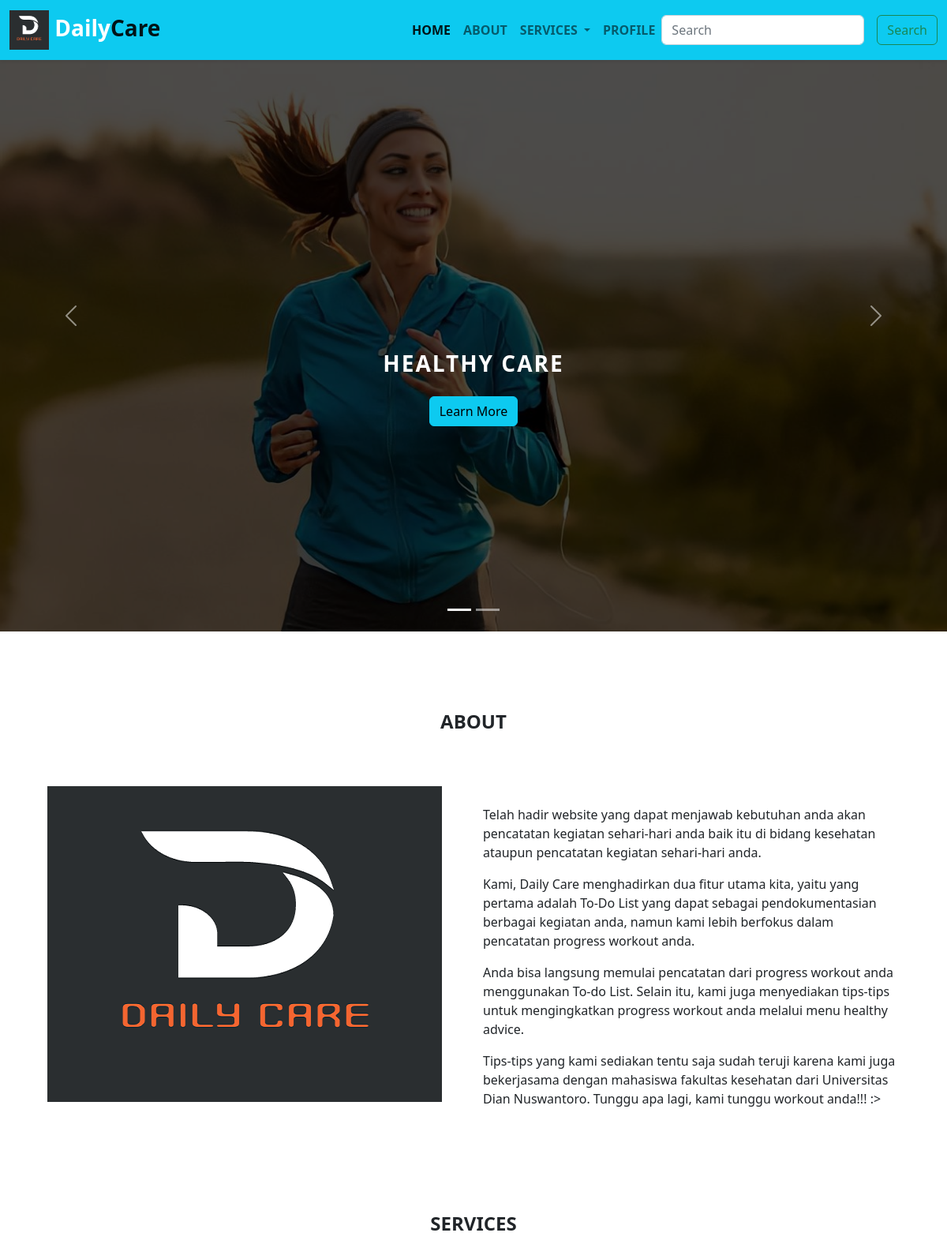
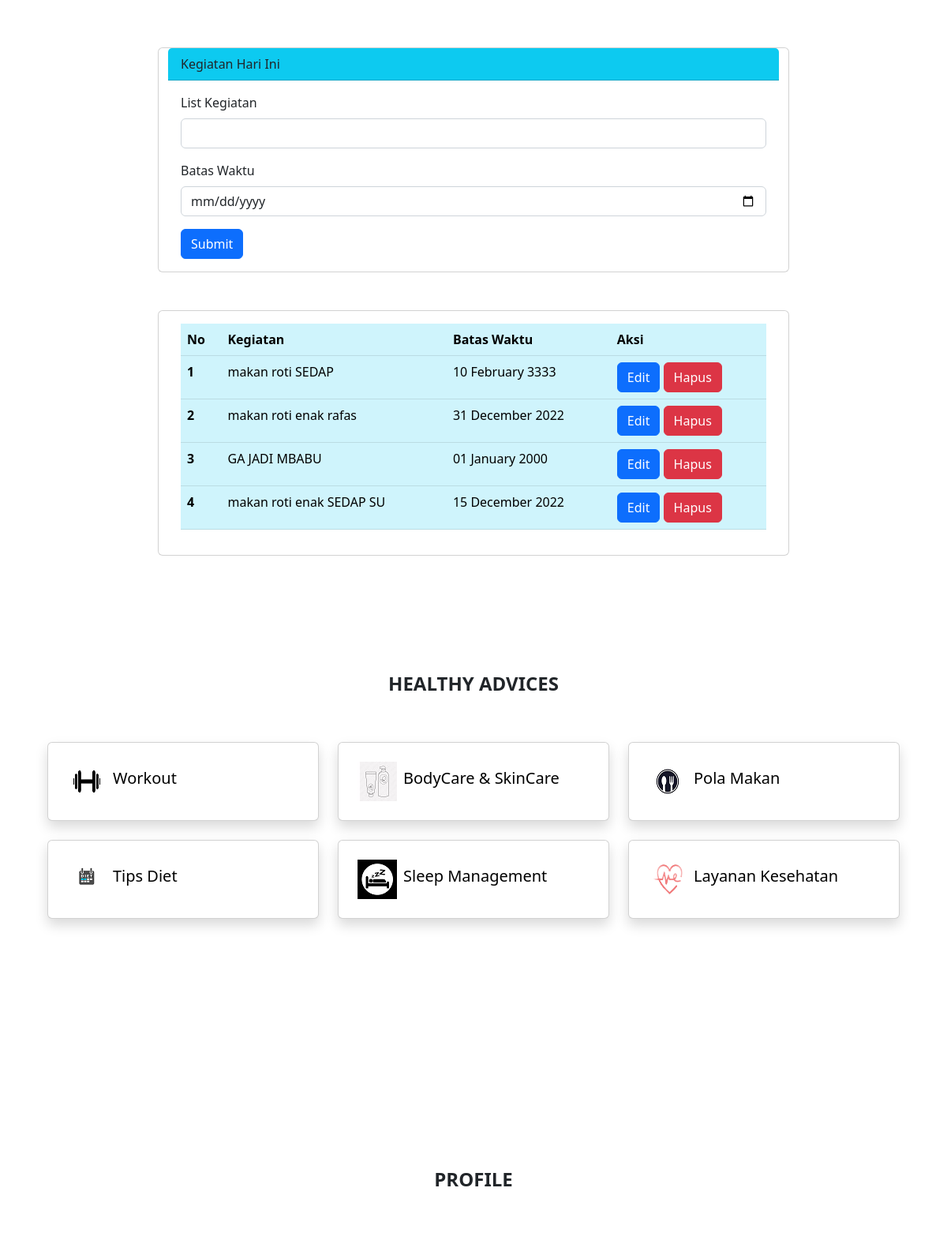
The page / (upper part) on the database its author committed (2 pictures, top to bottom).
### tables this page shows
CREATE TABLE `kegiatan_prima` (
  `id_kegiatan` int(11) NOT NULL,
  `nama_kegiatan` varchar(255) NOT NULL,
  `batas_waktu` date NOT NULL
);

### function.php (called while the page is built, shortened)
<?php
function ambilData()
{
    $koneksi = koneksi();
    $sql = "SELECT * FROM kegiatan_prima";
    $result = $koneksi->query($sql);
    return $result;
}
?>

### Index.php (the view, shortened to what this page needs)
<?php
require_once __DIR__ . "/function.php";
?>
<!doctype html>
<html lang="en">
  <head>
    <link href="https://cdn.jsdelivr.net/npm/bootstrap@5.2.3/dist/css/bootstrap.min.css" rel="stylesheet">
    <link rel="stylesheet" href="style/pristel.css" >
    </head>
  <body>
    <nav class="navbar navbar-expand-lg navbar-info bg-info shadow-sm fixed-top ">
		<div class="container-fluid">
			<a class="navbar-brand fw-bold fs-3 " href="#">
                <img src="Assets/img/Daily care logo.png" alt="Logo" width="50" height="50" class="d-inline-block align-text-center">
                <span class="text-white">Daily</span>Care
              </a>
			<div class="collapse navbar-collapse" id="navbarNavAltMarkup">
				<div class="navbar-nav ms-auto mb-2 mb-lg-0">
					<ul class="navbar-nav fw-semibold">
						<li class="nav-item">
							<a class="nav-link text-uppercase fs-6 active" aria-current="page" href="#">Home</a>
						</li>
						<li class="nav-item">
							<a class="nav-link text-uppercase fs-6" href="#about">About</a>
						</li>
						<li class="nav-item dropdown">
                            <a class="nav-link dropdown-toggle text-uppercase fs-6 " href="#services" role="button" data-bs-toggle="dropdown" aria-expanded="false">
                              Services
                            </a>
                          </li>
						<li class="nav-item">
							<a class="nav-link text-uppercase fs-6" href="#profile">Profile</a>
						</li>
					</ul>
				</div>
                <form class="d-flex" role="search">
                    <input class="form-control me-3" type="search" placeholder="Search" aria-label="Search">
                    <button class="btn btn-outline-success" type="submit">Search</button>
                  </form>
			</div>
		</div>
	</nav>
    <div id="carouselExampleIndicators" class="carousel slide" data-bs-ride="carousel">
		<div class="carousel-indicators">
			<button type="button" data-bs-target="#carouselExampleIndicators" data-bs-slide-to="0" class="active"
				aria-current="true" aria-label="Slide 1"></button>
			<button type="button" data-bs-target="#carouselExampleIndicators" data-bs-slide-to="1"
				aria-label="Slide 2"></button>
		</div>
		<div class="carousel-inner">
			<div class="carousel-item active">
				<img src="assets/img/JOGG2.jpeg" class="d-block w-100" alt="...">
				<div class="carousel-caption text-white">
					<h5>Healthy Care</h5>
					<p><a href="#advices" class="btn btn-info mt-3">Learn More</a></p>
				</div>
			</div>
		</div>
		<button class="carousel-control-prev" type="button" data-bs-target="#carouselExampleIndicators"
			data-bs-slide="prev">
			<span class="carousel-control-prev-icon" aria-hidden="true"></span>
		</button>
		<button class="carousel-control-next" type="button" data-bs-target="#carouselExampleIndicators"
			data-bs-slide="next">
			<span class="carousel-control-next-icon" aria-hidden="true"></span>
		</button>
	</div>
	<div id="about" class="about p-5">
		<div class="container">
			<div class="row">
				<div class="col-12">
					<div class="text-uppercase fw-bold fs-4 text-center p-5">
						<p>About</p>
					</div>
				</div>
				<div class="col-sm-12 col-md-12 col-lg-6">
					<div class="about">
						<img src="assets/img/Daily care logo.png" alt="" class="img-fluid" >
					</div>
				</div>
				<div class="col-sm-12 col-md-12 col-lg-6 mt-4">
					<div class="about-text justify-content-">
						<p>Telah hadir website yang dapat menjawab kebutuhan anda akan pencatatan kegiatan sehari-hari
							anda baik itu di bidang kesehatan ataupun pencatatan kegiatan sehari-hari anda.
						</p>
						<p>Kami, Daily Care menghadirkan dua fitur utama kita, yaitu yang pertama adalah To-Do List
							yang dapat sebagai pendokumentasian berbagai kegiatan anda, namun kami lebih berfokus dalam
							pencatatan progress workout anda.
						</p>
						<p>Anda bisa langsung memulai pencatatan dari progress workout anda menggunakan To-do List.
							Selain itu, kami juga menyediakan tips-tips untuk mengingkatkan progress workout anda
							melalui menu healthy advice.
						 </p>
						<p>Tips-tips yang kami sediakan tentu saja sudah teruji karena kami juga bekerjasama
							dengan mahasiswa fakultas kesehatan dari Universitas Dian Nuswantoro. Tunggu apa lagi, kami tunggu
							workout anda!!! :>
						</p>
					</div>
				</div>
			</div>
		</div>
	</div>
	 <div id="todo" class="text-uppercase fw-bold fs-4 text-center p-5 mt-3" >
						<p>Services</p>
					</div>
	<div class=" container card col-md-8 mt-1 " >
        <div class="card-header bg-info ">
          Kegiatan Hari Ini
        </div>
        <div class="card-body">
			<form action="" method="post">
			<div class="mb-3">
				<label for="kegiatan_prima" class="form-label">List Kegiatan</label>
				<input type="text" name="kegiatan_prima" class="form-control"  id="kegiatan_prima" required>
			</div>
			<div class="mb-3">
  				<label for="batas_waktu" class="form-label">Batas Waktu</label>
  				<input type="date" name="batas_waktu"  class="form-control" id="batas_waktu" required>
			</div>
			<button type="submit" name="tambahData" class="btn btn-primary">Submit</button>
			</form>
		</div>
      </div>
	  <div class="container-sm card mt-5 col-md-8">
    <div class="card-body">
    <table class="table table-info table-hover">
  <thead>
    <tr>
      <th scope="col">No</th>
      <th scope="col">Kegiatan</th>
      <th scope="col">Batas Waktu</th>
      <th scope="col">Aksi</th>
    </tr>
  </thead>
  <tbody>
  <?php
  $nomer = 1;
foreach (ambilData() as $data) {
  ?>
    <tr>
      <th scope="row"><?php echo $nomer++ ?></th>
      <td><?php echo $data ['nama_kegiatan']?></td>
      <td><?php echo date("d F Y", strtotime($data ['batas_waktu'])); ?></td>
      <td>
      <a class="btn btn-primary" href="edit.php?id_kegiatan=<?php echo $data ['id_kegiatan'] ?>">Edit</a>
      <a href="?id=<?php echo $data ['id_kegiatan'] ?>" onclick="return confirm ('Apakah Anda Yakin Ingin Menghapus?')" class="btn btn-danger">Hapus</a>
      </td>
    </tr>
    <?php } ?>
</tbody>
</table>
</div>
</div>
<div id="order" class="order p-5">
	<div class="container">
		<div class="row">
			<div class="col-12">
				<div class="text-uppercase fw-bold fs-4 text-center p-3">
					<p>Healthy Advices</p>
				</div>
			</div>
			<div class="col-md-6 col-lg-4">
				<a href="workout.html" style="text-decoration: none; color: black;"><div class="card mt-4 shadow">
					<div class="card-body d-flex py-4 px-4 align-items-center">
						<img src="assets/img/Workout1bg.png" alt="...">
						<h5 class="services-title ms-2">Workout</h5>
					</div>
				</div>
				</a>
			</div>
			<div class="col-md-6 col-lg-4">
				<a href="bodycare.html" style="text-decoration: none; color: black;"><div class="card mt-4 shadow">
					<div class="card-body d-flex py-4 px-4 align-items-center">
						<img src="assets/img/BodyCare.jpg" alt="...">
						<h5 class="services-title ms-2">BodyCare & SkinCare</h5>
					</div>
				</div>
			</a>
		</div>
		<div class="col-md-6 col-lg-4">
			<a href="polamakan.html" style="text-decoration: none; color: black;"><div class="card mt-4 shadow">
				<div class="card-body d-flex py-4 px-4 align-items-center">
					<img src="assets/img/polamakanbg.png" alt="...">
					<h5 class="services-title ms-2">Pola Makan</h5>
				</div>
			</div>
		</a>
	</div>
	<div class="col-md-6 col-lg-4">
		<a href="tipsdiet.html" style="text-decoration: none; color: black;"><div class="card mt-4 shadow">
			<div class="card-body d-flex py-4 px-4 align-items-center">
				<img src="assets/img/Dietbg.png" alt="...">
				<h5 class="services-title ms-2">Tips Diet</h5>
			</div>
		</div>
	</a>
</div>
<div class="col-md-6 col-lg-4">
	<a href="sleep.html" style="text-decoration: none; color: black;"><div class="card mt-4 shadow">
		<div class="card-body d-flex py-4 px-4 align-items-center">
			<img src="assets/img/turu.jpg" alt="...">
			<h5 class="services-title ms-2">Sleep Management</h5>
		</div>
	</div>
</a>
</div>
<div class="col-md-6 col-lg-4">
	<a href="layanan.html" style="text-decoration: none; color: black;"><div class="card mt-4  shadow">
		<div class="card-body d-flex py-4 px-4 align-items-center">
			<img src="assets/img/Hatibg.png" alt="...">
			<h5 class="services-title ms-2">Layanan Kesehatan</h5>
		</div>
	</div>
</a>
</div>
</div>
</div>
</div>
<br><br><br>
<br><br><br>
<br><br>
<div  class="profile text-uppercase fw-bold fs-4 text-center p-5 mt-4" >
	<p>Profile</p>
</div>
  </body>
</html>

### Style/pristel.css (style rules this page uses)
.carousel-caption { bottom: 240px; z-index: 2; }
.carousel-caption h5 { font-weight: 700; font-size: 28px; text-transform: uppercase; letter-spacing: 2px; margin-top: 25px; }
.carousel-caption p { margin: auto; font-size: 18px; line-height: 1, 9; }
.carousel-inner:before { content: ''; position: absolute; width: 100%; height: 100%; top: 0; left: 0; background: rgba(0, 0, 0, 0.7); z-index: 1; }
.w-100 { height: 100vh; }
.order { margin-top: 80px; }

### rows shown on the page
kegiatan_prima: nama_kegiatan "makan roti SEDAP", batas_waktu "10 February 3333"
kegiatan_prima: nama_kegiatan "makan roti enak rafas", batas_waktu "31 December 2022"
kegiatan_prima: nama_kegiatan "GA JADI MBABU", batas_waktu "01 January 2000"
kegiatan_prima: nama_kegiatan "makan roti enak SEDAP SU", batas_waktu "15 December 2022"
